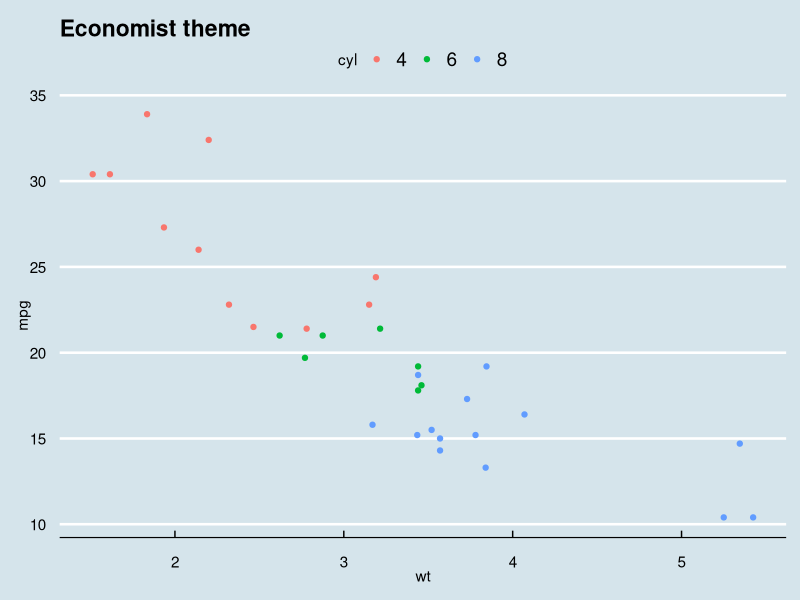
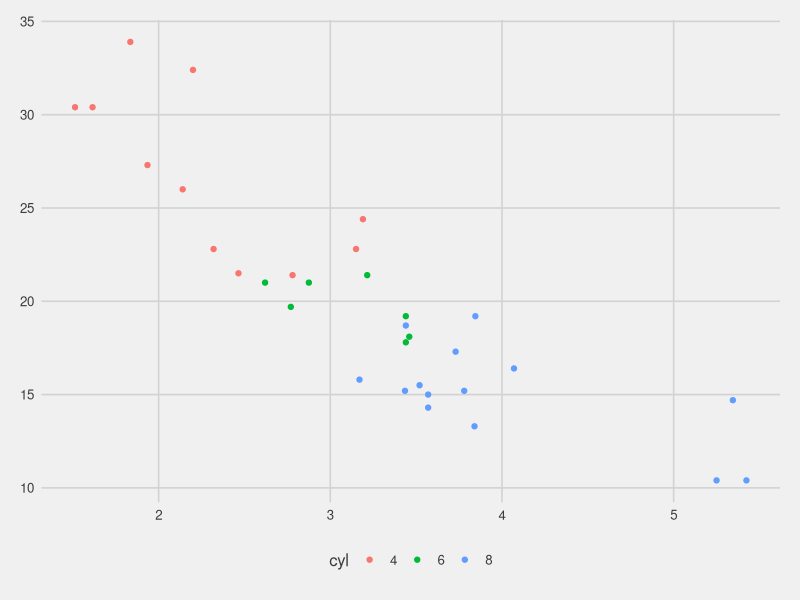
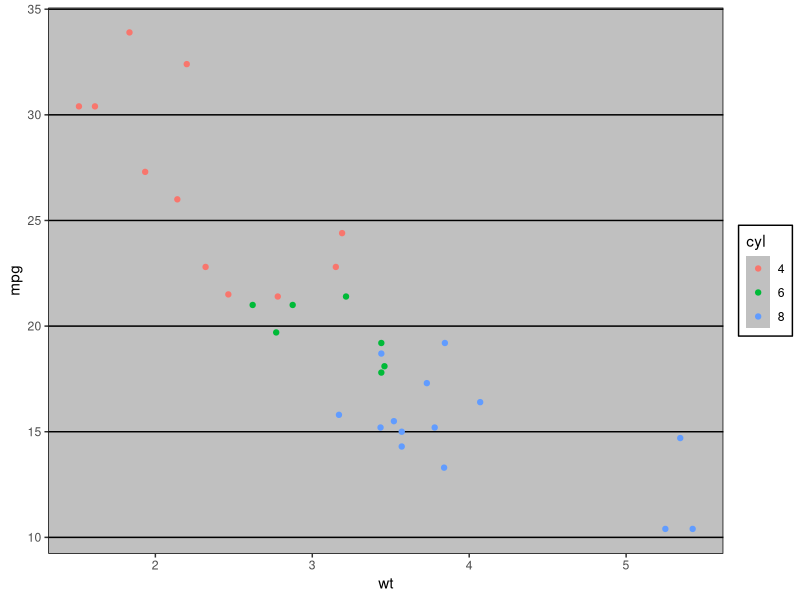
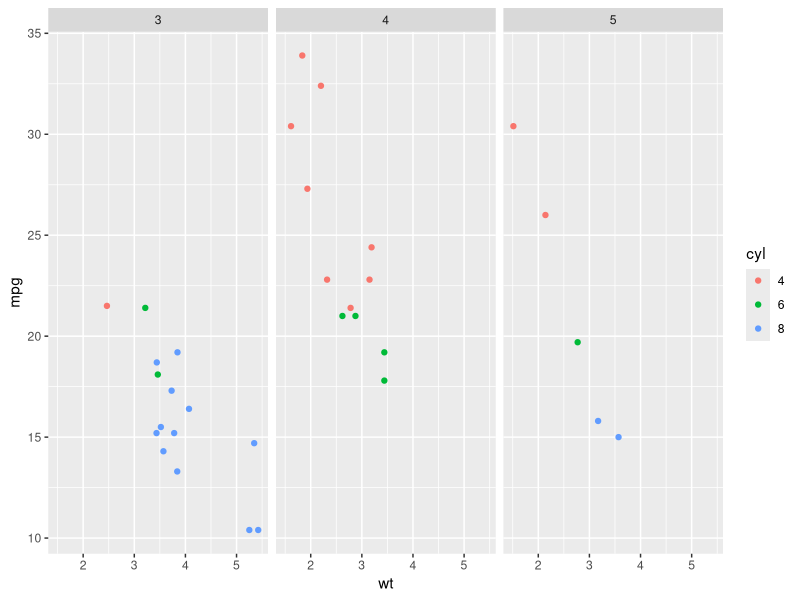
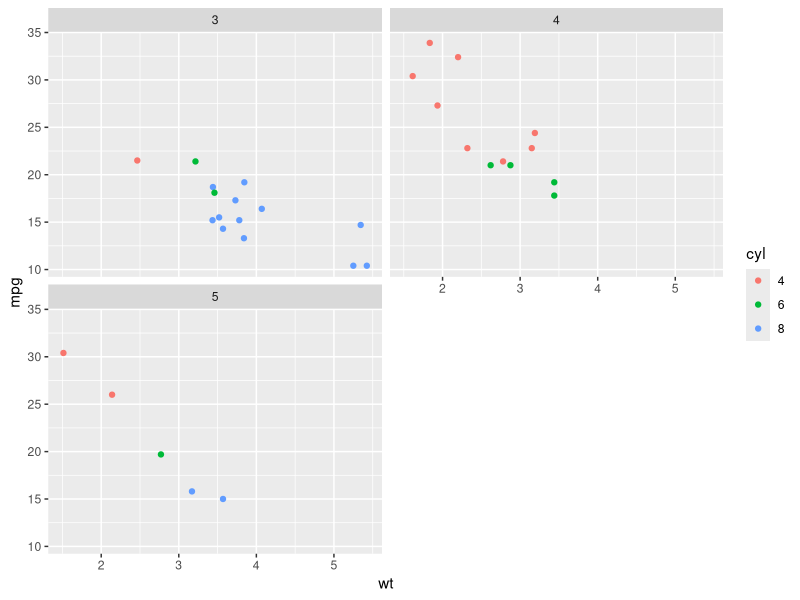
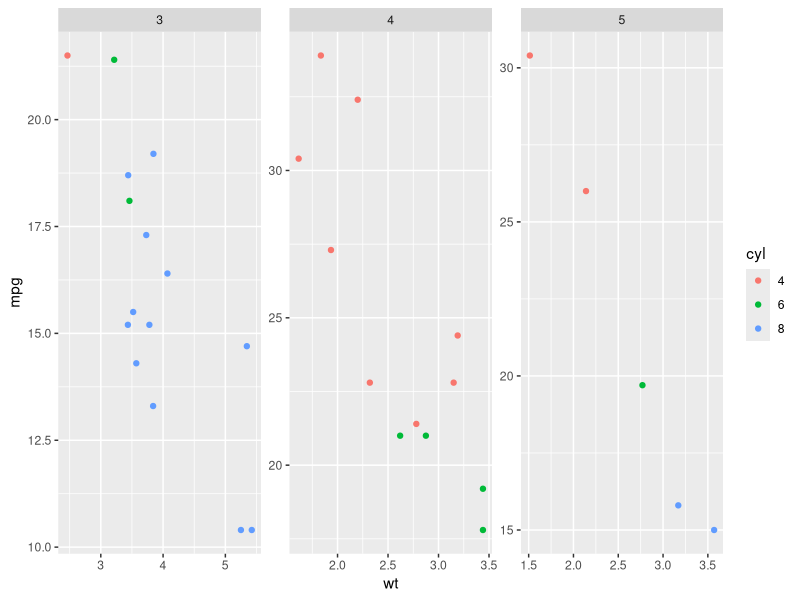
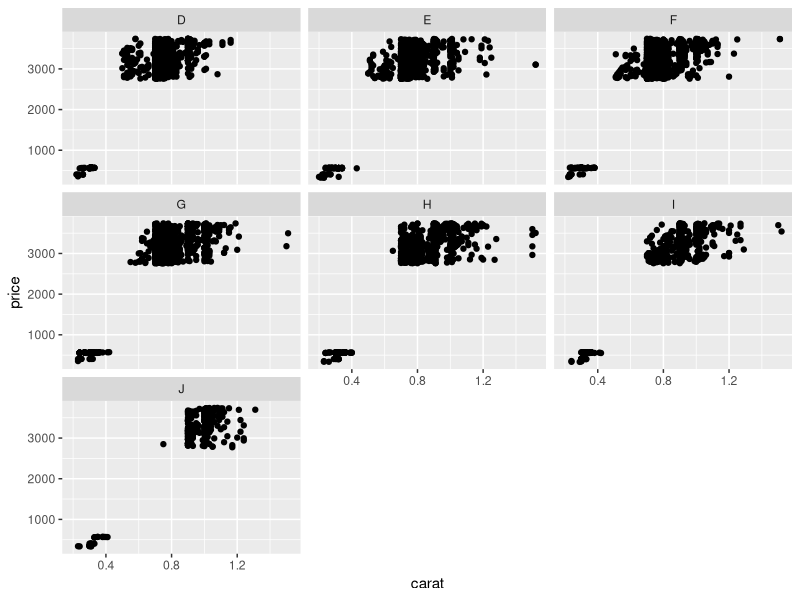
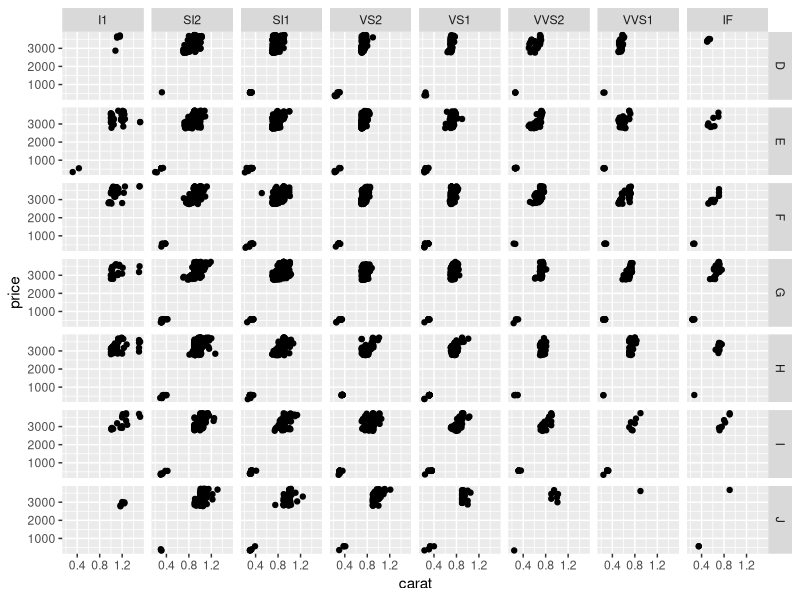

The R script that drew these images, in order:
## ---- chunk 1
library(ggplot2)
mt = mtcars
mt$cyl = as.factor(mt$cyl)
# and redefine the plot with the new data
mtplot = ggplot(mt, aes(x = wt, y = mpg, color = cyl)) +
    geom_point()
## ---- chunk 2
library(ggthemes)
mtplot + theme_economist() +
    labs(title = "Economist theme")

mtplot + theme_fivethirtyeight()
mtplot + theme_excel()
## ---- chunk 3
mtplot + facet_wrap(~ gear)

mtplot + facet_wrap(~ gear, ncol = 2)
mtplot + facet_wrap(~ gear, scales = "free")
## ---- chunk 4
diam = diamonds[1:5000, ]

dplot =ggplot(diam, aes(x = carat, y = price)) +
    geom_point()

dplot + facet_wrap(~ color)
## ---- chunk 5
dplot + facet_grid(color ~ clarity)
## ---- chunk 6
ggplot(diamonds, aes(x = carat, y = price)) + geom_point(alpha = 0.05, shape = 20)

ggplot(diamonds, aes(x = carat, y = price)) +
    stat_bin_2d(bins = 60)

ggplot(diamonds, aes(x = carat, y = price)) +
    stat_bin_hex(bins = 60)
## ---- chunk 7
mtplot + scale_color_brewer(type = "qual") + theme_bw()

mtplot + scale_color_manual(
    values = c("dodgerblue4", "chartreuse", "aquamarine"), labels = c("4 cyl", "6 cyl", "blah")
) + theme_bw(base_size = 24)

library(scales)
dplot + scale_y_continuous(trans = "log", breaks = c(500, 1000, 3000), labels = dollar)
## ---- chunk 8
library(gridExtra)
grid.arrange(mtplot, dplot, nrow = 1, widths = c(.7, .3))
## ---- chunk 9
ggplot(diam, aes(x = carat)) +
    geom_bar() +
    coord_polar()
## ---- chunk 10
# we can plot regression lines
mtplot + geom_smooth(method = "lm")

# scales can be used to set limits
# but data outside the limits is discarded!
mtplot + geom_smooth(method = "lm") +
    scale_x_continuous(limits = c(2.5, 3.75))

# to keep all the data (only rarely necessary)
# use a coord_ function to set the limits instead
mtplot + geom_smooth(method = "lm") +
    #scale_x_continuous(limits = c(2.5, 3.75)) +
    coord_cartesian(xlim = c(2.5, 3.75)) 
## ---- chunk 11
# annotate is super useful for adding labels
# or other little geoms that aren't in a data frame
mtplot + geom_smooth(method = "lm") +
    coord_cartesian(xlim = c(2.5, 3.75)) +
    annotate(geom = "text", x = c(3, 3.5), y = 30,
             label = c("this is my label", "hi"))
## ---- chunk 12
library(ggplot2)
DoverData = structure(list(Gear = c(2L, 2L, 2L, 2L, 2L, 2L, 2L, 2L, 2L, 2L), Tow = c(1L, 3L, 3L, 3L, 3L, 3L, 3L, 3L, 3L, 3L), MLL = c(36L, 27L, 28L, 29L, 31L, 32L, 33L, 34L, 37L, 38L), Number = c(1L, 1L, 1L, 2L, 5L, 2L, 2L, 1L, 2L, 3L), SSR = c(1, 1, 1, 1, 1, 1, 1, 1, 1, 1), Raised = c(1, 1, 1, 2, 5, 2, 2, 1, 2, 3)), .Names = c("Gear", "Tow", "MLL", "Number", "SSR", "Raised"), row.names = c(NA, 10L), class = "data.frame")

DoverData$Gear[8:10] = 1

ggplot(DoverData, aes(MLL)) + 
    geom_histogram(binwidth=5) + 
    facet_wrap(~Gear, scales="free")
